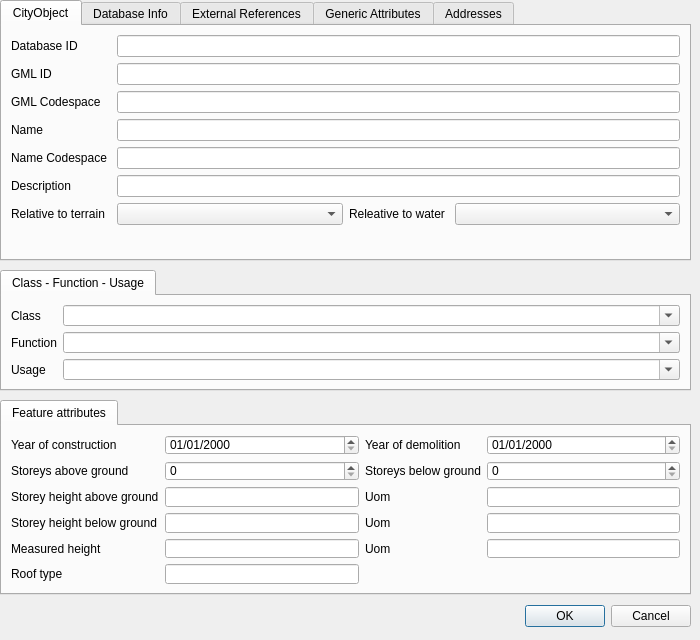
<?xml version="1.0" encoding="UTF-8"?>
<ui version="4.0">
 <class>BuildingForm</class>
 <widget class="QDialog" name="BuildingForm">
  <property name="geometry">
   <rect>
    <x>0</x>
    <y>0</y>
    <width>700</width>
    <height>640</height>
   </rect>
  </property>
  <property name="sizePolicy">
   <sizepolicy hsizetype="Fixed" vsizetype="Fixed">
    <horstretch>0</horstretch>
    <verstretch>0</verstretch>
   </sizepolicy>
  </property>
  <property name="minimumSize">
   <size>
    <width>700</width>
    <height>640</height>
   </size>
  </property>
  <property name="maximumSize">
   <size>
    <width>700</width>
    <height>640</height>
   </size>
  </property>
  <property name="windowTitle">
   <string>Building form</string>
  </property>
  <widget class="QDialogButtonBox" name="buttonBox">
   <property name="geometry">
    <rect>
     <x>10</x>
     <y>600</y>
     <width>681</width>
     <height>32</height>
    </rect>
   </property>
   <property name="orientation">
    <enum>Qt::Horizontal</enum>
   </property>
   <property name="standardButtons">
    <set>QDialogButtonBox::Cancel|QDialogButtonBox::Ok</set>
   </property>
  </widget>
  <widget class="QTabWidget" name="tabCO">
   <property name="geometry">
    <rect>
     <x>0</x>
     <y>0</y>
     <width>691</width>
     <height>261</height>
    </rect>
   </property>
   <property name="currentIndex">
    <number>0</number>
   </property>
   <widget class="QWidget" name="tabCityObject">
    <attribute name="title">
     <string>CityObject</string>
    </attribute>
    <layout class="QGridLayout" name="gridLayout_2">
     <item row="4" column="0">
      <widget class="QLabel" name="lblnamecs">
       <property name="text">
        <string>Name Codespace</string>
       </property>
      </widget>
     </item>
     <item row="0" column="0">
      <widget class="QLabel" name="lblcoid">
       <property name="maximumSize">
        <size>
         <width>100</width>
         <height>16777215</height>
        </size>
       </property>
       <property name="text">
        <string>Database ID</string>
       </property>
      </widget>
     </item>
     <item row="3" column="0">
      <widget class="QLabel" name="lblname">
       <property name="text">
        <string>Name</string>
       </property>
      </widget>
     </item>
     <item row="3" column="1" colspan="3">
      <widget class="QLineEdit" name="name"/>
     </item>
     <item row="1" column="0">
      <widget class="QLabel" name="lblgmlid">
       <property name="text">
        <string>GML ID</string>
       </property>
      </widget>
     </item>
     <item row="2" column="1" colspan="3">
      <widget class="QLineEdit" name="gmlid_codespace"/>
     </item>
     <item row="6" column="1">
      <widget class="QComboBox" name="relative_to_terrain"/>
     </item>
     <item row="1" column="1" colspan="3">
      <widget class="QLineEdit" name="gmlid"/>
     </item>
     <item row="2" column="0">
      <widget class="QLabel" name="lblgmlcs">
       <property name="text">
        <string>GML Codespace</string>
       </property>
      </widget>
     </item>
     <item row="5" column="0">
      <widget class="QLabel" name="lbldescription">
       <property name="text">
        <string>Description</string>
       </property>
      </widget>
     </item>
     <item row="6" column="3">
      <widget class="QComboBox" name="relative_to_water"/>
     </item>
     <item row="5" column="1" colspan="3">
      <widget class="QLineEdit" name="description"/>
     </item>
     <item row="4" column="1" colspan="3">
      <widget class="QLineEdit" name="name_codespace"/>
     </item>
     <item row="0" column="1" colspan="3">
      <widget class="QLineEdit" name="id"/>
     </item>
     <item row="6" column="0">
      <widget class="QLabel" name="lblrel2terrain">
       <property name="text">
        <string>Relative to terrain</string>
       </property>
      </widget>
     </item>
     <item row="6" column="2">
      <widget class="QLabel" name="lblrel2water">
       <property name="maximumSize">
        <size>
         <width>100</width>
         <height>16777215</height>
        </size>
       </property>
       <property name="text">
        <string>Releative to water</string>
       </property>
      </widget>
     </item>
     <item row="7" column="0">
      <spacer name="verticalSpacer">
       <property name="orientation">
        <enum>Qt::Vertical</enum>
       </property>
       <property name="sizeHint" stdset="0">
        <size>
         <width>20</width>
         <height>40</height>
        </size>
       </property>
      </spacer>
     </item>
    </layout>
   </widget>
   <widget class="QWidget" name="tabDBInfo">
    <attribute name="title">
     <string>Database Info</string>
    </attribute>
    <layout class="QGridLayout" name="gridLayout_3">
     <item row="5" column="0">
      <widget class="QLabel" name="lblreason4update">
       <property name="text">
        <string>Reason for update</string>
       </property>
      </widget>
     </item>
     <item row="6" column="0">
      <widget class="QLabel" name="lbllineage">
       <property name="text">
        <string>Lineage</string>
       </property>
      </widget>
     </item>
     <item row="2" column="0">
      <widget class="QLabel" name="lbltermdate">
       <property name="text">
        <string>Termination date</string>
       </property>
      </widget>
     </item>
     <item row="1" column="0">
      <widget class="QLabel" name="lblcreatdate">
       <property name="text">
        <string>Creation date</string>
       </property>
      </widget>
     </item>
     <item row="2" column="1">
      <widget class="QgsDateTimeEdit" name="termination_date"/>
     </item>
     <item row="1" column="1">
      <widget class="QgsDateTimeEdit" name="creation_date"/>
     </item>
     <item row="4" column="1">
      <widget class="QLineEdit" name="updating_person"/>
     </item>
     <item row="5" column="1">
      <widget class="QLineEdit" name="reason_for_update"/>
     </item>
     <item row="6" column="1">
      <widget class="QLineEdit" name="lineage"/>
     </item>
     <item row="4" column="0">
      <widget class="QLabel" name="lblupdatingperson">
       <property name="text">
        <string>Updating person</string>
       </property>
      </widget>
     </item>
     <item row="3" column="0">
      <widget class="QLabel" name="lbllastmoddate">
       <property name="text">
        <string>Last modification date</string>
       </property>
      </widget>
     </item>
     <item row="3" column="1">
      <widget class="QgsDateTimeEdit" name="last_modification_date"/>
     </item>
     <item row="7" column="0">
      <spacer name="verticalSpacer_2">
       <property name="orientation">
        <enum>Qt::Vertical</enum>
       </property>
       <property name="sizeHint" stdset="0">
        <size>
         <width>20</width>
         <height>40</height>
        </size>
       </property>
      </spacer>
     </item>
    </layout>
   </widget>
   <widget class="QWidget" name="tabExtRef">
    <attribute name="title">
     <string>External References</string>
    </attribute>
    <layout class="QVBoxLayout" name="verticalLayout_3">
     <item>
      <widget class="QTabWidget" name="tabExtRef_cont">
       <property name="currentIndex">
        <number>0</number>
       </property>
       <widget class="QWidget" name="tabName">
        <attribute name="title">
         <string>Name</string>
        </attribute>
        <layout class="QVBoxLayout" name="verticalLayout">
         <item>
          <widget class="QgsRelationEditorWidget" name="relExtRef_name">
           <property name="viewMode">
            <enum>QgsDualView::AttributeTable</enum>
           </property>
           <property name="qgisRelation" stdset="0">
            <string notr="true">id_re_alderaan_bdg_lod0_dv_alderaan_ext_ref_name</string>
           </property>
          </widget>
         </item>
        </layout>
       </widget>
       <widget class="QWidget" name="tabUri">
        <attribute name="title">
         <string>Uri</string>
        </attribute>
        <layout class="QVBoxLayout" name="verticalLayout_2">
         <item>
          <widget class="QgsRelationEditorWidget" name="relExtRef_uri">
           <property name="viewMode">
            <enum>QgsDualView::AttributeTable</enum>
           </property>
           <property name="qgisRelation" stdset="0">
            <string notr="true">id_re_alderaan_bdg_lod0_dv_alderaan_ext_ref_uri</string>
           </property>
          </widget>
         </item>
        </layout>
       </widget>
      </widget>
     </item>
    </layout>
   </widget>
   <widget class="QWidget" name="tabGenAtt">
    <attribute name="title">
     <string>Generic Attributes</string>
    </attribute>
    <layout class="QVBoxLayout" name="verticalLayout_4">
     <item>
      <widget class="QTabWidget" name="tabGenAtt_cont">
       <property name="currentIndex">
        <number>0</number>
       </property>
       <widget class="QWidget" name="tabGAstring">
        <attribute name="title">
         <string>String</string>
        </attribute>
        <layout class="QVBoxLayout" name="verticalLayout_6">
         <item>
          <widget class="QgsRelationEditorWidget" name="relGA_string">
           <property name="viewMode">
            <enum>QgsDualView::AttributeTable</enum>
           </property>
           <property name="qgisRelation" stdset="0">
            <string notr="true">id_re_alderaan_bdg_lod0_dv_alderaan_gen_attrib_string</string>
           </property>
          </widget>
         </item>
        </layout>
       </widget>
       <widget class="QWidget" name="tabGAdouble">
        <attribute name="title">
         <string>Double</string>
        </attribute>
        <layout class="QVBoxLayout" name="verticalLayout_7">
         <item>
          <widget class="QgsRelationEditorWidget" name="relGA_double">
           <property name="viewMode">
            <enum>QgsDualView::AttributeTable</enum>
           </property>
           <property name="qgisRelation" stdset="0">
            <string notr="true">id_re_alderaan_bdg_lod0_dv_alderaan_gen_attrib_real</string>
           </property>
          </widget>
         </item>
        </layout>
       </widget>
       <widget class="QWidget" name="tabGAint">
        <attribute name="title">
         <string>Integer</string>
        </attribute>
        <layout class="QVBoxLayout" name="verticalLayout_8">
         <item>
          <widget class="QgsRelationEditorWidget" name="relGA_int">
           <property name="viewMode">
            <enum>QgsDualView::AttributeTable</enum>
           </property>
           <property name="qgisRelation" stdset="0">
            <string notr="true">id_re_alderaan_bdg_lod0_dv_alderaan_gen_attrib_integer</string>
           </property>
          </widget>
         </item>
        </layout>
       </widget>
       <widget class="QWidget" name="tabGAmeasure">
        <attribute name="title">
         <string>Measure</string>
        </attribute>
        <layout class="QVBoxLayout" name="verticalLayout_9">
         <item>
          <widget class="QgsRelationEditorWidget" name="relGA_measure">
           <property name="viewMode">
            <enum>QgsDualView::AttributeTable</enum>
           </property>
           <property name="qgisRelation" stdset="0">
            <string notr="true">id_re_alderaan_bdg_lod0_dv_alderaan_gen_attrib_measure</string>
           </property>
          </widget>
         </item>
        </layout>
       </widget>
       <widget class="QWidget" name="tabGAdate">
        <attribute name="title">
         <string>Date</string>
        </attribute>
        <layout class="QVBoxLayout" name="verticalLayout_10">
         <item>
          <widget class="QgsRelationEditorWidget" name="relGA_date">
           <property name="viewMode">
            <enum>QgsDualView::AttributeTable</enum>
           </property>
           <property name="qgisRelation" stdset="0">
            <string notr="true">id_re_alderaan_bdg_lod0_dv_alderaan_gen_attrib_date</string>
           </property>
          </widget>
         </item>
        </layout>
       </widget>
       <widget class="QWidget" name="tabGAuri">
        <attribute name="title">
         <string>Uri</string>
        </attribute>
        <layout class="QVBoxLayout" name="verticalLayout_11">
         <item>
          <widget class="QgsRelationEditorWidget" name="relGA_uri">
           <property name="viewMode">
            <enum>QgsDualView::AttributeTable</enum>
           </property>
           <property name="qgisRelation" stdset="0">
            <string notr="true">id_re_alderaan_bdg_lod0_dv_alderaan_gen_attrib_uri</string>
           </property>
          </widget>
         </item>
        </layout>
       </widget>
      </widget>
     </item>
    </layout>
   </widget>
   <widget class="QWidget" name="tabAddress">
    <attribute name="title">
     <string>Addresses</string>
    </attribute>
    <layout class="QVBoxLayout" name="verticalLayout_5">
     <item>
      <widget class="QgsRelationEditorWidget" name="relAddress">
       <property name="viewMode">
        <enum>QgsDualView::AttributeTable</enum>
       </property>
       <property name="visibleButtons">
        <set>QgsRelationEditorWidget::NoButton</set>
       </property>
       <property name="qgisRelation" stdset="0">
        <string notr="true">id_re_alderaan_bdg_lod0_dv_alderaan_address_bdg</string>
       </property>
      </widget>
     </item>
    </layout>
   </widget>
  </widget>
  <widget class="QTabWidget" name="tabCFUAtts">
   <property name="geometry">
    <rect>
     <x>0</x>
     <y>270</y>
     <width>691</width>
     <height>121</height>
    </rect>
   </property>
   <property name="currentIndex">
    <number>0</number>
   </property>
   <widget class="QWidget" name="tabCFU">
    <attribute name="title">
     <string>Class - Function - Usage</string>
    </attribute>
    <layout class="QFormLayout" name="formLayout">
     <item row="0" column="0">
      <widget class="QLabel" name="lblclass">
       <property name="text">
        <string>Class</string>
       </property>
      </widget>
     </item>
     <item row="0" column="1">
      <widget class="QgsCheckableComboBox" name="class">
       <property name="editable">
        <bool>true</bool>
       </property>
      </widget>
     </item>
     <item row="1" column="0">
      <widget class="QLabel" name="lblfunction">
       <property name="text">
        <string>Function</string>
       </property>
      </widget>
     </item>
     <item row="1" column="1">
      <widget class="QgsCheckableComboBox" name="function">
       <property name="editable">
        <bool>true</bool>
       </property>
      </widget>
     </item>
     <item row="2" column="0">
      <widget class="QLabel" name="lblusage">
       <property name="text">
        <string>Usage</string>
       </property>
      </widget>
     </item>
     <item row="2" column="1">
      <widget class="QgsCheckableComboBox" name="usage">
       <property name="editable">
        <bool>true</bool>
       </property>
      </widget>
     </item>
    </layout>
   </widget>
  </widget>
  <widget class="QTabWidget" name="tabFeatAtts">
   <property name="geometry">
    <rect>
     <x>0</x>
     <y>400</y>
     <width>691</width>
     <height>195</height>
    </rect>
   </property>
   <property name="currentIndex">
    <number>0</number>
   </property>
   <widget class="QWidget" name="tab">
    <attribute name="title">
     <string>Feature attributes</string>
    </attribute>
    <layout class="QGridLayout" name="gridLayout_4">
     <item row="4" column="1">
      <widget class="QLineEdit" name="storey_heights_below_ground"/>
     </item>
     <item row="1" column="2">
      <widget class="QLabel" name="lblstoreysbg">
       <property name="text">
        <string>Storeys below ground</string>
       </property>
      </widget>
     </item>
     <item row="6" column="0">
      <widget class="QLabel" name="lblrooftype">
       <property name="text">
        <string>Roof type</string>
       </property>
      </widget>
     </item>
     <item row="6" column="1">
      <widget class="QLineEdit" name="roof_type"/>
     </item>
     <item row="3" column="3">
      <widget class="QLineEdit" name="storey_heights_ag_unit"/>
     </item>
     <item row="0" column="1">
      <widget class="QgsDateTimeEdit" name="year_of_construction">
       <property name="displayFormat">
        <string>dd/MM/yyyy</string>
       </property>
      </widget>
     </item>
     <item row="3" column="2">
      <widget class="QLabel" name="lblstoreyheightsag_unit">
       <property name="text">
        <string>Uom</string>
       </property>
      </widget>
     </item>
     <item row="4" column="3">
      <widget class="QLineEdit" name="storey_heights_bg_unit"/>
     </item>
     <item row="3" column="1">
      <widget class="QLineEdit" name="storey_heights_above_ground"/>
     </item>
     <item row="1" column="1">
      <widget class="QSpinBox" name="storeys_above_ground">
       <property name="maximum">
        <number>200</number>
       </property>
      </widget>
     </item>
     <item row="0" column="3">
      <widget class="QgsDateTimeEdit" name="year_of_demolition">
       <property name="currentSection">
        <enum>QDateTimeEdit::DaySection</enum>
       </property>
       <property name="displayFormat">
        <string>dd/MM/yyyy</string>
       </property>
      </widget>
     </item>
     <item row="4" column="0">
      <widget class="QLabel" name="lblstoreyheightsbg">
       <property name="text">
        <string>Storey height below ground</string>
       </property>
      </widget>
     </item>
     <item row="1" column="0">
      <widget class="QLabel" name="lblstoreysag">
       <property name="text">
        <string>Storeys above ground</string>
       </property>
      </widget>
     </item>
     <item row="0" column="0">
      <widget class="QLabel" name="lblyearofconstr">
       <property name="text">
        <string>Year of construction</string>
       </property>
      </widget>
     </item>
     <item row="0" column="2">
      <widget class="QLabel" name="lblyearofdem">
       <property name="text">
        <string>Year of demolition</string>
       </property>
      </widget>
     </item>
     <item row="3" column="0">
      <widget class="QLabel" name="lblstoreyheightsag">
       <property name="text">
        <string>Storey height above ground</string>
       </property>
      </widget>
     </item>
     <item row="4" column="2">
      <widget class="QLabel" name="lblstoreyheightsbg_unit">
       <property name="text">
        <string>Uom</string>
       </property>
      </widget>
     </item>
     <item row="1" column="3">
      <widget class="QSpinBox" name="storeys_below_ground">
       <property name="maximum">
        <number>200</number>
       </property>
      </widget>
     </item>
     <item row="5" column="0">
      <widget class="QLabel" name="lblmeasheight">
       <property name="text">
        <string>Measured height</string>
       </property>
      </widget>
     </item>
     <item row="5" column="1">
      <widget class="QLineEdit" name="measured_height"/>
     </item>
     <item row="5" column="2">
      <widget class="QLabel" name="lblmeasheight_unit">
       <property name="text">
        <string>Uom</string>
       </property>
      </widget>
     </item>
     <item row="5" column="3">
      <widget class="QLineEdit" name="measured_height_unit"/>
     </item>
    </layout>
   </widget>
  </widget>
 </widget>
 <customwidgets>
  <customwidget>
   <class>QgsCheckableComboBox</class>
   <extends>QComboBox</extends>
   <header>qgscheckablecombobox.h</header>
  </customwidget>
  <customwidget>
   <class>QgsDateTimeEdit</class>
   <extends>QDateTimeEdit</extends>
   <header>qgsdatetimeedit.h</header>
  </customwidget>
  <customwidget>
   <class>QgsRelationEditorWidget</class>
   <extends>QWidget</extends>
   <header>qgsrelationeditorwidget.h</header>
  </customwidget>
 </customwidgets>
 <resources/>
 <connections>
  <connection>
   <sender>buttonBox</sender>
   <signal>accepted()</signal>
   <receiver>BuildingForm</receiver>
   <slot>accept()</slot>
   <hints>
    <hint type="sourcelabel">
     <x>248</x>
     <y>254</y>
    </hint>
    <hint type="destinationlabel">
     <x>157</x>
     <y>274</y>
    </hint>
   </hints>
  </connection>
  <connection>
   <sender>buttonBox</sender>
   <signal>rejected()</signal>
   <receiver>BuildingForm</receiver>
   <slot>reject()</slot>
   <hints>
    <hint type="sourcelabel">
     <x>316</x>
     <y>260</y>
    </hint>
    <hint type="destinationlabel">
     <x>286</x>
     <y>274</y>
    </hint>
   </hints>
  </connection>
 </connections>
</ui>
